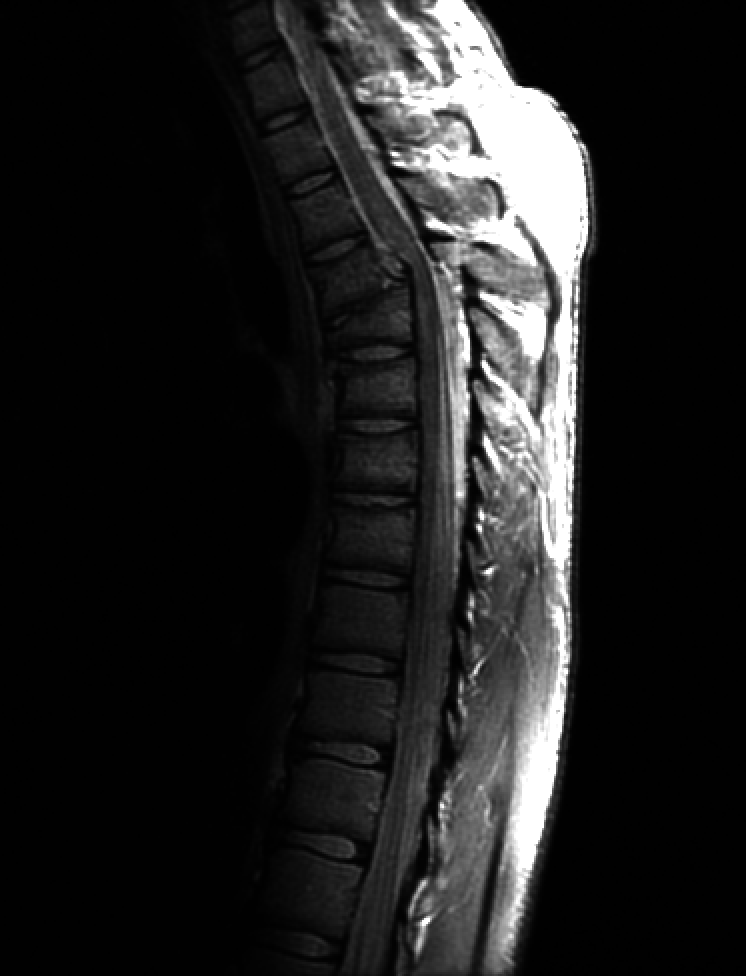
%> input picture CEG_7580/projects/project2/Fig0308(a)(fractured_spine).tif, 746 x 976 px
$ octave Main.m   (GNU Octave 9; MATLAB toolbox functions it lacks are replaced by stand-ins)
%> lines starting %> are read from the running program, lines starting %| are printed output that depends on the picture
### CEG_7580/projects/project2/Problem1.m
%% Problem 1
function Problem1()
% close any open figures, if desired, uncomment
%close all

% load in the image data to matrices
Ia = imread('Fig0308(a)(fractured_spine).tif') ;
%> Ia is the input picture: size 976x746 uint8; min 0, max 255, mean 32.6
Ib = imread('Fig0309(a)aerialview-washedout.tif') ;
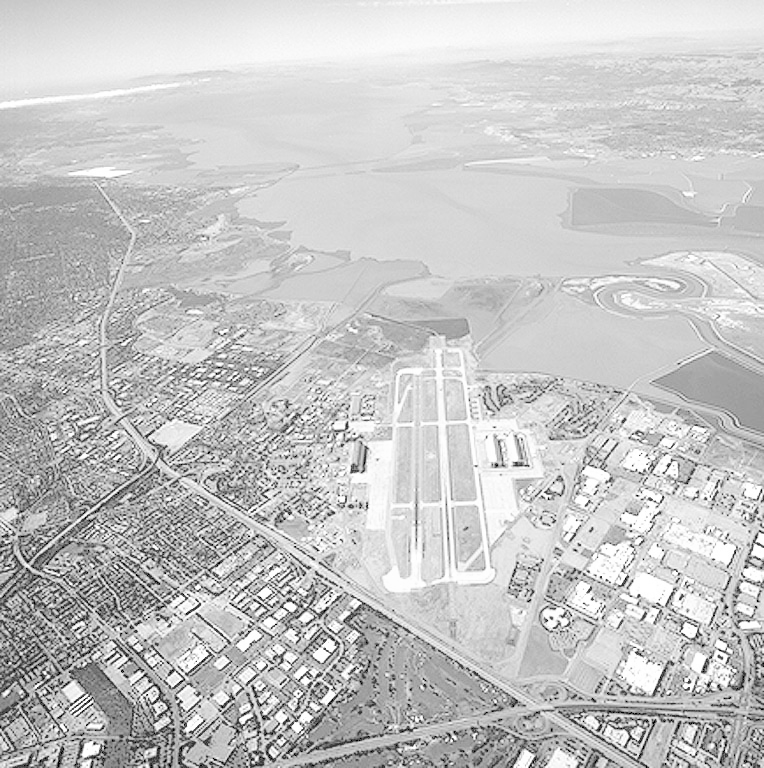
%> input picture CEG_7580/projects/project2/Fig0309(a)aerialview-washedout.tif, 764 x 768 px
%> Ib is the input picture: size 768x764 uint8; min 0, max 255, mean 197.2

%convert the images to double precision for transformation processing
Ia_double = im2double(Ia) ;
Ib_double = im2double(Ib) ;

%log xform

% c values chosed based on trial and error process
c1_log = 2.0 ;
c2_log = 1.0 ;

c1_power = 1.0 ;
c2_power = 1.0 ;

% gammas were more strategic.  For the first image, it is desired to expand
% the interval of dark levels.  Conversely for the washed out images , it
% is desirable to expand the mapping of light levels
gamma1 = 0.6 ;
gamma2 = 4.0 ;

%perform transforms on images with coefficients and gammas
Ia_log_xform = log_xform(Ia, c1_log) ;
Ib_log_xform = log_xform(Ib, c2_log) ;

Ia_power_xform = power_xform(Ia, c1_power, gamma1) ;
Ib_power_xform = power_xform(Ib, c2_power, gamma2) ;

% PLOTTING
% set up a figure handle to compare results
fig = figure() ;
set(0, 'CurrentFigure', fig) ;

% produce plots for all the histograms, and label coefficients in the
% titles
subplot(1,2,1)
imshow(Ia)
title('Original Image Fig 3.8a')

subplot(1,2,2)
imshow(Ia_log_xform)
title(strcat('Log transformation Fig 3.8a c = ', ' ', num2str(c1_log)))

fig2 = figure() ;
set(0, 'CurrentFigure', fig2) ;

subplot(1,2,1)
imshow(Ib)
title('Original Image 3.9a')

subplot(1,2,2)
imshow(Ib_log_xform)
title(strcat('Log Transfomred Image 3.9a c = ',' ', num2str(c2_log)))

fig3 = figure() ;
set(0, 'CurrentFigure', fig3) ;

subplot(1,2,1)
imshow(Ia)
title('Original Image 3.8a')

subplot(1,2,2)
imshow(Ia_power_xform)
title(strcat('Power Transfomred Image 3.8a c = ',num2str(c1_power), ...
    ' gamma = ', num2str(gamma1) ))


fig4 = figure() ;
set(0, 'CurrentFigure', fig4) ;

subplot(1,2,1)
imshow(Ib)
title('Original Image 3.9a')

subplot(1,2,2)
imshow(Ib_power_xform)
title(strcat('Power Transfomred Image 3.9a c = ',num2str(c2_power), ...
    ' gamma = ', num2str(gamma2) ))


% [33 lines left out: function optimize_xform_c, not called in this run]

function I_xform = log_xform(I, c)
%> called with c = 2
% logarithmic transformation function
% I -> 2D graylevel matrix of image dataset
% c -> coefficient scalar, manually determined typically

    % see if the data is integer.  If so, convert to doubles
    test_type_val = I(1,1) ;
%> test_type_val = 0
    if ~isa(test_type_val, 'double')
       I = im2double(I) ;
    end

    % apply xform
    I_xform = c .* log10(1 + I) ;
    % linearly scale data back to [0-255]
    I_xform = shift_image_values(I_xform) ;
end

% [18 lines left out: function power_xform, not called in this run]

end

### CEG_7580/projects/project1/shift_image_values.m
function I = shift_image_values(img, varargin)
%% Function to reshift analog values to 0-255 after doing mathematical manipulation
% accepts an image intensity matrix : img

    gm = double(img) - double(min(min(img))) ;

    %figure out k based on the bitness of the image.  Assuming 8-bit
    bits = 8 ;
    if nargin > 1
        bits = varargin{1} ;
    end

    K = 2^bits - 1 ;

    gs = K * (gm ./ max(max(gm))) ;

    if bits <= 8
        I = uint8(gs) ;
%> call 2 of log_xform, with c = 1
%> in log_xform (call 2), `test_type_val = I(1,1) ;`: test_type_val = 199
%> in log_xform (call 2), `I_xform = c .* log10(1 + I) ;`:
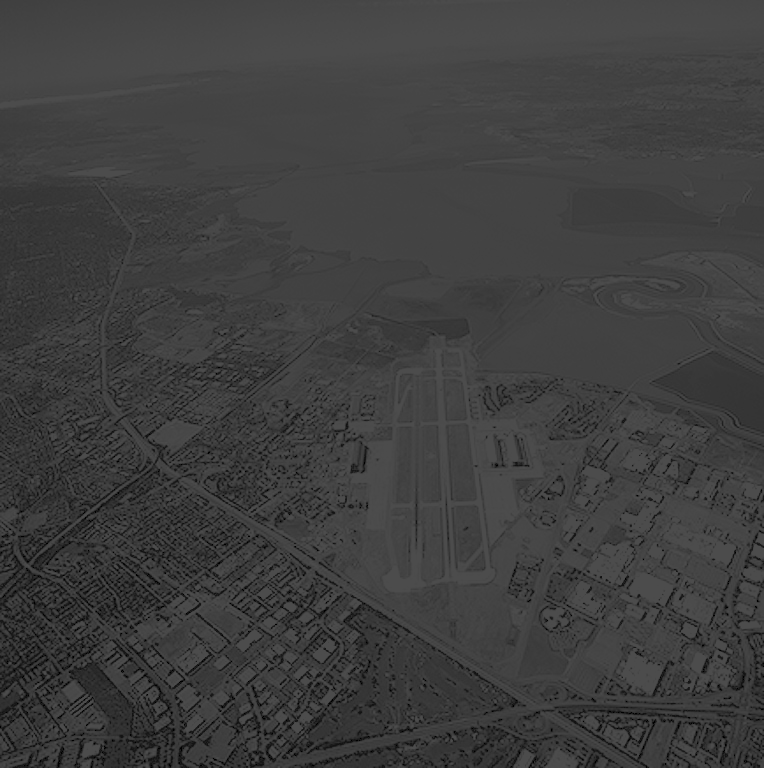
%> I_xform: size 768x764 double; min 0, max 0.301, mean 0.247
    else
        I = uint32(gs) ;
    end
end

### CEG_7580/projects/project3/power_xform.m
function I_xform = power_xform(I, c, gamma, varargin)
%> called with c = 1, gamma = 0.6
    % performs power law tranformation on an input image
    % I -> input image dataset.  gray level
    % c -> coefficient multiplier
    % gamma -> exponential coefficient
    % optional *
    % arg1 -> return as shifted int, or just double

        asInt = true ;
        if nargin > 3
            asInt = varargin{1};
        end

        % make sure data isnt integer.  Convert to double if it is
        test_type_val = I(1,1) ;
%> test_type_val = 0
        if ~isa(test_type_val, 'double')
           I = im2double(I) ;
        end

        % apply xform
        I_xform = real(c*I.^gamma) ;
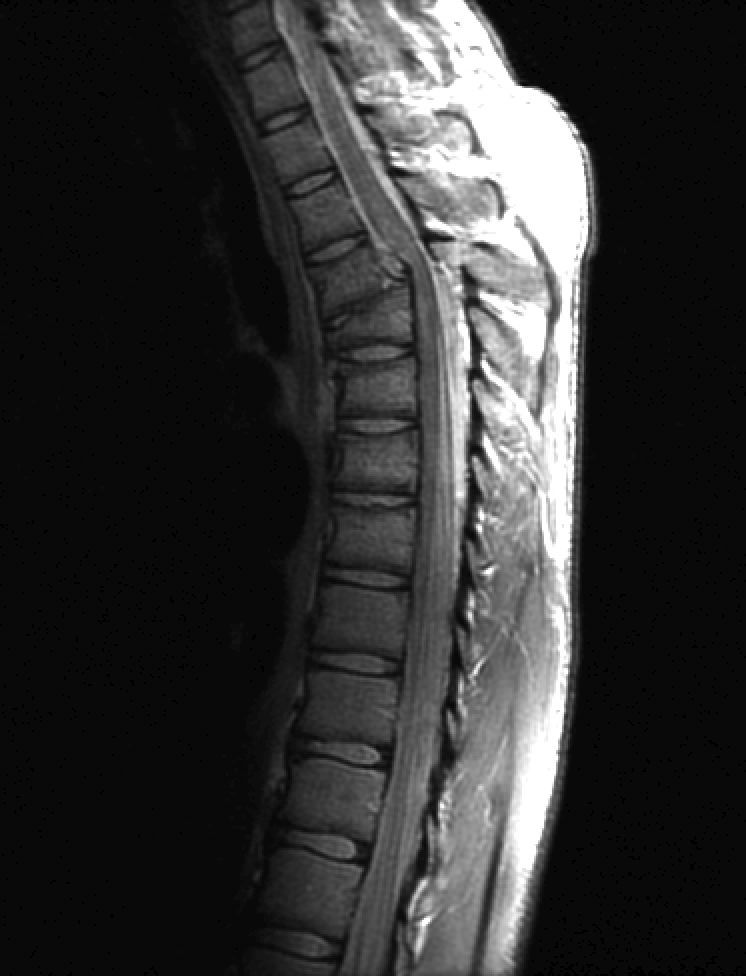
%> I_xform: size 976x746 double; min 0, max 1, mean 0.197

        if asInt
            %linearly scale data back to [0-255], if user so chooses
            I_xform = shift_image_values(I_xform) ;
%> call 2 of power_xform, with c = 1, gamma = 4
%> in power_xform (call 2), `test_type_val = I(1,1) ;`: test_type_val = 199
%> in power_xform (call 2), `I_xform = real(c*I.^gamma) ;`:
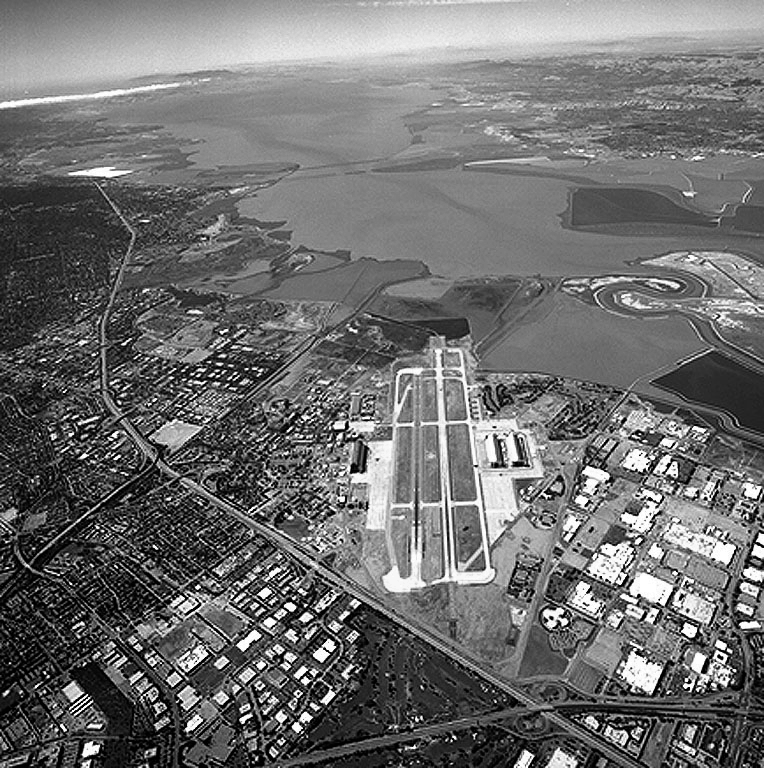
%> I_xform: size 768x764 double; min 0, max 1, mean 0.435
        end

    end

### CEG_7580/projects/project3/find_files_from_pattern.m

function imageFiles = find_files_from_pattern(patternStr, varargin)
%> called with patternStr = '0316'
% load the image file names into a cell structure, based on figure pattern
% pattern string -> patternStr

    ext = '*.tif' ;
    if nargin > 1
        ext = varargin{1} ;
    end

    [currDir] = fileparts(mfilename('fullpath')) ;
    files = dir(fullfile(currDir, ext)) ;
    imageFiles = {} ;

    for k = 1:length(files)
        baseFileName = files(k).name ;
        if contains(baseFileName, patternStr)
            fullFileName = fullfile(currDir, baseFileName);
            imageFiles(end+1) = {fullFileName} ;
        end
    end

end

### CEG_7580/projects/project2/Problem2.m
%% Problem 2
function Problem2()

% uncomment this if the figures get annoying when testing
% close all

% part a

% filter out the images in the folder based on figure 3.16
imageFiles = find_files_from_pattern('0316', '*.tif') ;

% for each file, generate histogram plots
for f = imageFiles
    file = f{1} ;
    % process and equalize histograms generated from input images
    %part of part a)
    loadHisto(file) ;
end
%> this loop made 1 pass
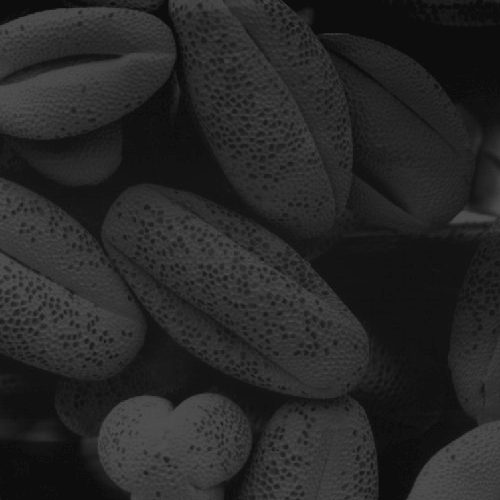
%> input picture CEG_7580/projects/project2/Fig0316(1)(Dark).tif, 500 x 500 px
%> pass 1, in loadHisto, `newmap = histeq(img, gray(256)) ;`:
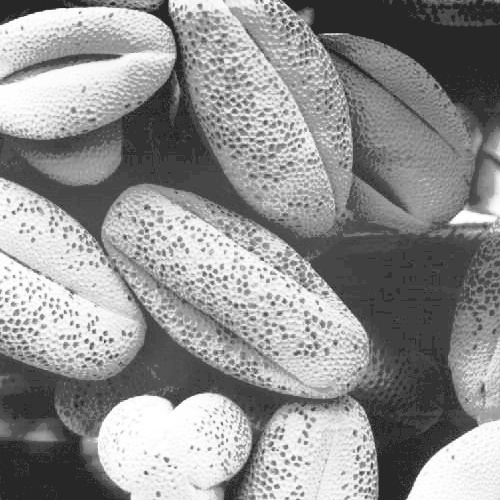
%> newmap: size 500x500 uint8; min 39, max 255, mean 145.2
%> pass 1, in loadHisto, `title('output histogram equalization')`:
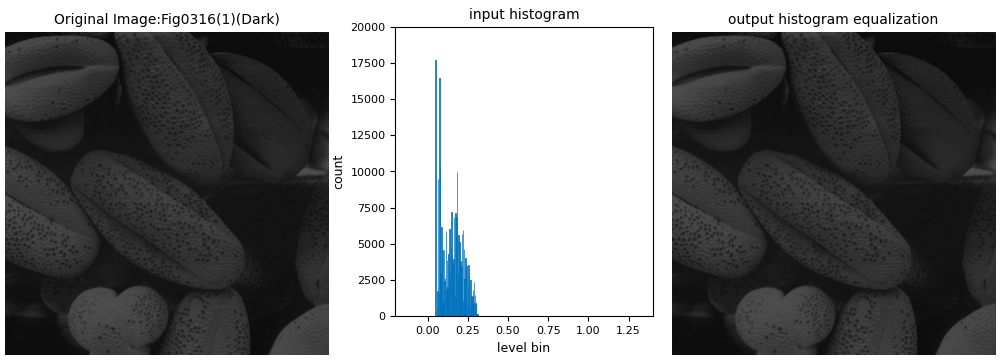
%> figure redrawn from the program's plot data, 3 panels

fig332 = find_files_from_pattern('0332(a)', '*.tif') ;

% should only be one file found, but what the heck, loop just in case the same regexp comes up again
for f = fig332
    %extract from cell array
    file = f{1} ;
    % get basename for plot title
    [~, baseName, ~] = fileparts(file) ;
    %load file
    img_r = imread(file) ;
    % false to indicate not to plot, just return the data
    [~, ~, global_map] = loadHisto(file, false) ;

    %apply local histogram equalization
    img_s_local = localhisteq(img_r, [3, 3], 256) ;

    %plot results
    fig = figure() ;
    set(0, 'CurrentFigure', fig) ;

    subplot(1,3,1)
    imshow(img_r)
    % splitting the image title, just to get the figure part
    baseParts = strsplit(baseName, '(') ;
    title(strcat('Original Image: ', ' ', baseParts{1})) ;

    subplot(1,3,2)
    imshow(img_r, global_map)
    title('Global Histogram Equalized Image')

    subplot(1,3,3)
    imshow(img_s_local)
    title('Local Histogram Equalized Image')

end

%% Part B Function
% [29 lines left out: function localhisteq, not called in this run]

%%Auxillary Functions
function [hist_in, hist_out, newmap] = loadHisto(filename, varargin)
% function for global histogram equalization.  Also optionally plots
% histograms (hence the varargin)
% filename -> image filename
% varargin(1) -> bool whether or not to plot the images (true to plot)

    % assume user wants to plot
    showPlots = true ;
    if nargin > 1
        % variable arguement of whether or not to plot
        showPlots = varargin{1} ;
    end

    % get basename for plot title
    [~, basename, ~] = fileparts(filename) ;
    % load image
    img = imread(filename) ;

    % show original image
    if showPlots
        fig = figure();
        set(0, 'CurrentFigure', fig) ;
        subplot(1,3,1)
        imshow(img) ;
        title(strcat('Original Image: ', basename))
    end

    % compute histogram of image data
    [histgram, N] = imhist(im2double(img)) ;

    % display histogram
    if showPlots
        subplot(1,3,2)
        bar(N, histgram) ;
        title('input histogram')
        xlabel('level bin')
        ylabel('count')

    end
    % create a new mapping (newmap is Transfer function) using histogram
    % equalization
    newmap = histeq(img, gray(256)) ;

    % plot globally equalized histogram mapped image
    if showPlots
        subplot(1,3,3)
        imshow(img, newmap) ;
        title('output histogram equalization')

        % plot the transfer function
        fig2 = figure() ;
        set(0, 'CurrentFigure', fig2)
%> (the run ends here)
